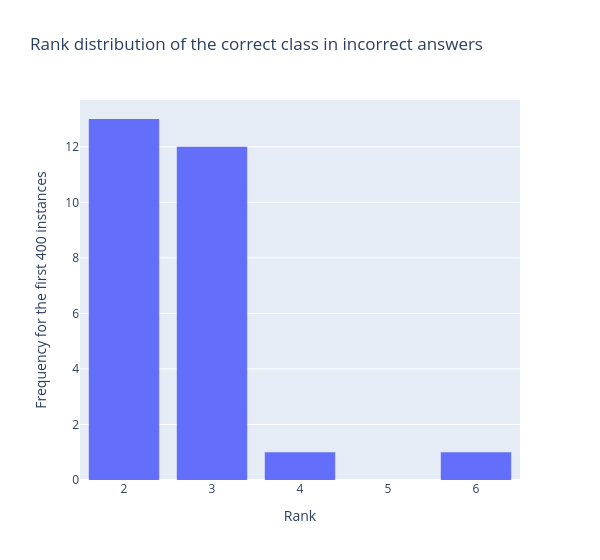

The code cell stored with this chart in its notebook:
### Code cell
fig = px.histogram(rank_of_correct_answer, title='Rank distribution of the correct class in incorrect answers')
fig.update_layout(
    width=600,
    xaxis_title_text='Rank',
    yaxis_title_text='Frequency for the first 400 instances',
    bargap=0.2,
    showlegend=False
)

### Figure 1 — Plotly figure (JSON) as saved in the notebook; plotly's stock layout.template omitted (floating-point values rounded to 4 significant figures)
{"data": [{"bingroup": "x", "hovertemplate": "variable=0<br>value=%{x}<br>count=%{y}<extra></extra>", "legendgroup": "0", "marker": {"color": "#636efa", "pattern": {"shape": ""}}, "name": "0", "orientation": "v", "showlegend": true, "type": "histogram", "x": [2, 3, 2, 2, 2, 3, 3, 2, 2, 2, 6, 3, 4, 2, 2, 2, 2, 3, 2, 3, 3, 3, 3, 3, 3, 2, 3], "xaxis": "x", "yaxis": "y"}], "layout": {"bargap": 0.2, "barmode": "relative", "legend": {"title": {"text": "variable"}, "tracegroupgap": 0}, "showlegend": false, "title": {"text": "Rank distribution of the correct class in incorrect answers"}, "width": 600, "xaxis": {"anchor": "y", "domain": [0, 1], "title": {"text": "Rank"}}, "yaxis": {"anchor": "x", "domain": [0, 1], "title": {"text": "Frequency for the first 400 instances"}}}}
